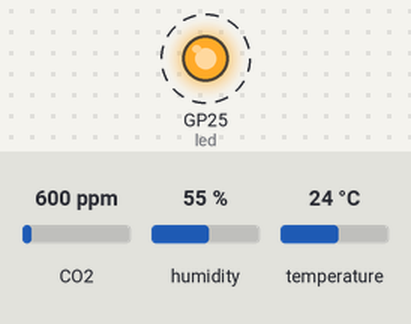
A program run on a simulated Raspberry Pi Pico running MicroPython. On the bench: output pins drawn as LEDs (lit = HIGH). Dashed ring = blinking. The test bench sets the inputs (shaded band); at power-on: CO2 600 ppm, humidity 55 %, temperature 24 °C. What the program prints to the serial console is not drawn.

Above: at 3.0 s.
Timing chart, 0 to 7.1 s (numbered marks = the images above):
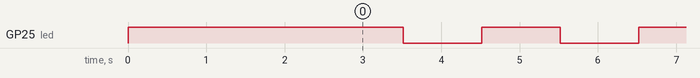

The program:

sensor_scd41.py
```python
# Sensirion SCD41 (temp, humidity, co2) driver
# Date: 2025-10-08
#
# Datasheet:
# https://sensirion.com/media/documents/48C4B7FB/67FE0194/CD_DS_SCD4x_Datasheet_D1.pdf

# TODO: temperature offset
from machine import I2C
from global_context import GlobalContext
import time

SCD41_ADDR = 0x62 # 98

def crc8(data):
    """Calculate CRC-8 checksum for Sensirion sensors"""
    crc = 0xFF
    for byte in data:
        crc ^= byte
        for _ in range(8):
            if crc & 0x80:
                crc = (crc << 1) ^ 0x31
            else:
                crc = crc << 1
    return crc & 0xFF


def decode_measurement(buffer):
    # Verify CRCs (every 2 bytes followed by 1 CRC byte)
    if crc8(buffer[0:2]) != buffer[2]:
        print("CRC error on CO2")
        return None
    if crc8(buffer[3:5]) != buffer[5]:
        print("CRC error on temperature")
        return None
    if crc8(buffer[6:8]) != buffer[8]:
        print("CRC error on humidity")
        return None

    co2ppm = (buffer[0] << 8) | buffer[1]
    temperature = (buffer[3] << 8) + buffer[4]
    temperature = ((21875 * temperature) >> 13) - 45000
    temperature = temperature * 0.001
    humidity = (buffer[6] << 8) | buffer[7]
    humidity = (12500*humidity) >> 13
    humidity = humidity * 0.001
    return [temperature, humidity, co2ppm]


def scd41_init(i2c):
    # Stop any periodic measurement first
    try:
        i2c.writeto(SCD41_ADDR, bytes([0x3F, 0x86]))
        time.sleep_ms(500)
    except:
        pass

    # Start periodic measurement
    i2c.writeto(SCD41_ADDR, bytes([0x21, 0xB1]))
    time.sleep_ms(1000)


def scd41_measure(i2c):
    # get_data_ready_status
    i2c.writeto(SCD41_ADDR, bytes([0xE4, 0xB8]))
    time.sleep_ms(1)
    buffer = i2c.readfrom(SCD41_ADDR, 3)

    # Verify CRC
    if crc8(buffer[0:2]) != buffer[2]:
        print("CRC error on data ready status")
        return None

    # Check if data is ready (bit 11 of the 16-bit word)
    data_ready = ((buffer[0] << 8) | buffer[1]) & 0x07FF
    if data_ready == 0:
        print("No data ready")
        return None

    # Read measurement
    time.sleep_ms(1)
    i2c.writeto(SCD41_ADDR, bytes([0xEC, 0x05]))
    time.sleep_ms(10)
    buffer = i2c.readfrom(SCD41_ADDR, 9)

    return decode_measurement(buffer)


class Scd41:
    def __init__(self, ctx:GlobalContext):
        print("Initializing SCD41")
        self.awaiting_data_since_ticks = 0
        self.last_update_ticks = 0
        scd41_init(ctx.i2c)

    def on_tick(self, ctx:GlobalContext):
        # Measurement update interval is 5s
        if time.ticks_diff(ctx.ticks_ms, self.last_update_ticks) > 6000:
            result = scd41_measure(ctx.i2c)
            if result != None:
                [ctx.scd41_temperature, ctx.scd41_humidity, ctx.scd41_co2 ] = result
            self.last_update_ticks = ctx.ticks_ms


# Make this runnable
if __name__ == "__main__":
    print("Running as standalone script")

    print("Verifying sample data from datasheet (25/37/500)")
    buffer = bytes([0x01, 0xf4, 0x33, 0x66, 0x67, 0xa2, 0x5e, 0xb9, 0x3c])
    [t, h, c] = decode_measurement(buffer)
    print(f"Temp: {t:.2f}C, Hum: {h:.2f}%, CO2:{c}ppm\n")


    from machine import Pin, I2C, SoftI2C

    led = Pin("LED", Pin.OUT)
    led.toggle()
    i2c = SoftI2C( sda=Pin(16), scl=Pin(17), freq=100_000)
    #i2c = I2C(0, sda=Pin(0), scl=Pin(1), freq=100_000)
    print("I2C Scan (looking for 98)")
    print(i2c.scan())
    time.sleep(1)

    print("Initializing measurement")
    scd41_init(i2c)
    print("Measurement loop (expected data every 5s)")
    while(True):
        try:
            time.sleep(1)
            led.toggle()
            result = scd41_measure(i2c)
            if result != None:
                [t, h, c] = result
                print(f"Temp: {t:.2f}C, Hum: {h:.2f}%, CO2:{c}ppm")
        except KeyboardInterrupt:
            break
    print("Done.")

# Example output
#MicroPython v1.26.1 on 2025-09-11; Raspberry Pi Pico 2 W with RP2350
#Type "help()" for more information or .help for custom vREPL commands.
#
#>>>
#Running as standalone script
#Verifying sample data from datasheet (25/37/500)
#Temp: 25.00C, Hum: 37.00%, CO2:500ppm
#
#Initializing measurement
#Measurement loop (expected data every 5s)
#No data ready
#No data ready
#No data ready
#Temp: 26.28C, Hum: 47.33%, CO2:881ppm
#No data ready
#No data ready
#No data ready
#No data ready
#Temp: 25.89C, Hum: 48.09%, CO2:867ppm
#No data ready
```

global_context.py
```python
class GlobalContext:
    """
    Global application context which stores various sensor data, event triggers...
    """
    def __init__(self, i2c, ticks_ms:int):
        self.i2c = i2c
        #self.spi = spi
        self.ticks_ms = ticks_ms
        self.sht40_temperature = 0.0
        self.sht40_humidity = 0.0
        #self.sht40_valid = False # Not baking or cooling
        #self.sht40_mock = True
        #self.bmp280_temperature = 0.0
        #self.bmp280_pressure = 0.0
        #self.bmp280_mock = True
        self.scd41_temperature = 0.0
        self.scd41_humidity = 0.0
        self.scd41_co2 = 400
        #self.scd41_mock = True
        #self.backlight_percents = 0.0
        #self.key_up_pressed = False
        #self.key_down_pressed = False
        #self.key_left_pressed = False
        #self.key_right_pressed = False
        self.fb_width  = 128
        self.fb_height = 64
        self.framebuffer =  bytearray([0xAA] * (self.fb_width * self.fb_height // 8))
        self.framebuffer_dirty = False
        self.app = "SCREEN_MAIN"
```

Measured:
- by itself, GP25 (led): alternates HIGH for 1.0 s and LOW for 1.0 s
